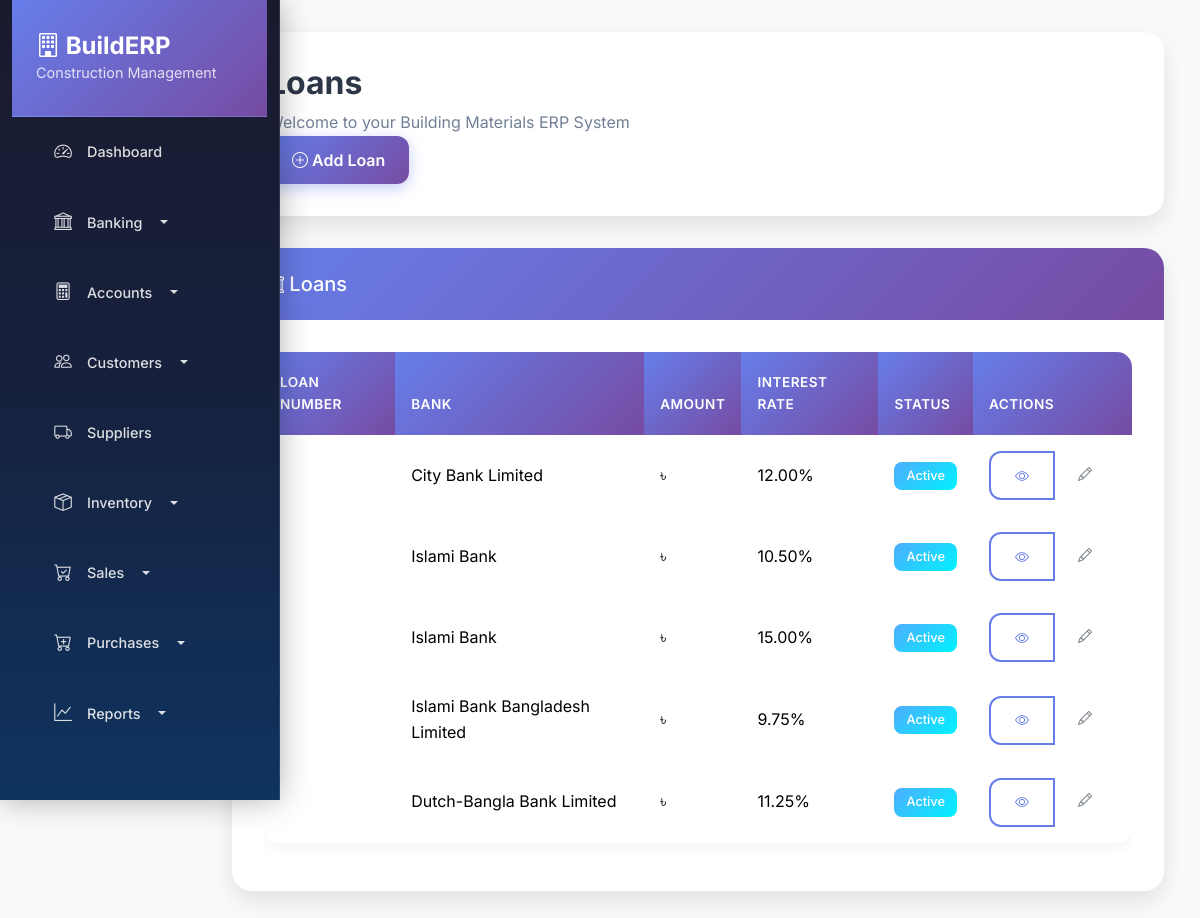
/accounting/loans/, run on the app's committed database.
### accounting/models.py (models this page shows, shortened)
class Loan(models.Model):
    LOAN_STATUS = [
        ('active', 'Active'),
        ('closed', 'Closed'),
    ]
    deal_number = models.CharField(max_length=50, unique=True)
    bank_account = models.ForeignKey(BankAccount, on_delete=models.CASCADE)
    principal_amount = models.DecimalField(max_digits=15, decimal_places=2)
    interest_rate = models.DecimalField(max_digits=5, decimal_places=2)
    loan_date = models.DateField()
    maturity_date = models.DateField()
    status = models.CharField(max_length=20, choices=LOAN_STATUS, default='active')
    total_interest_paid = models.DecimalField(max_digits=15, decimal_places=2, default=0)
    total_principal_paid = models.DecimalField(max_digits=15, decimal_places=2, default=0)
    created_at = models.DateTimeField(auto_now_add=True)
    updated_at = models.DateTimeField(auto_now=True)
    class Meta:
        verbose_name = "Loan"
        verbose_name_plural = "Loans"

class BankAccount(models.Model):
    name = models.CharField(max_length=100)
    account_number = models.CharField(max_length=50)
    bank_name = models.CharField(max_length=100)
    branch = models.CharField(max_length=100, blank=True)
    opening_balance = models.DecimalField(max_digits=15, decimal_places=2, default=0)
    current_balance = models.DecimalField(max_digits=15, decimal_places=2, default=0)
    is_active = models.BooleanField(default=True)
    created_at = models.DateTimeField(auto_now_add=True)
    updated_at = models.DateTimeField(auto_now=True)
    class Meta:
        verbose_name = "Bank Account"
        verbose_name_plural = "Bank Accounts"

### accounting/views.py (the view)
# urls.py: path('loans/', views.LoanListView.as_view(), name='loan_list'),
class LoanListView(ListView):
    model = Loan
    template_name = 'accounting/loan_list.html'
    context_object_name = 'loans'

### templates/accounting/loan_list.html (shortened to what this page needs)
{% extends 'base.html' %}
{% block page_title %}Loans{% endblock %}
{% block page_actions %}
<div class="btn-group">
    <a href="{% url 'accounting:loan_create' %}" class="btn btn-primary">
        <i class="bi bi-plus-circle"></i> Add Loan
    </a>
</div>
{% endblock %}
{% block content %}
<div class="row">
    <div class="col-12">
        <div class="card">
            <div class="card-header">
                <h5 class="mb-0">
                    <i class="bi bi-bank"></i>
                    Loans
                </h5>
            </div>
            <div class="card-body">
                {% if loans %}
                <div class="table-responsive">
                    <table class="table table-hover">
                        <thead>
                            <tr>
                                <th>Loan Number</th>
                                <th>Bank</th>
                                <th>Amount</th>
                                <th>Interest Rate</th>
                                <th>Status</th>
                                <th>Actions</th>
                            </tr>
                        </thead>
                        <tbody>
                            {% for loan in loans %}
                            <tr>
                                <td>{{ loan.loan_number }}</td>
                                <td>{{ loan.bank_account.bank_name }}</td>
                                <td>৳{{ loan.amount|floatformat:2 }}</td>
                                <td>{{ loan.interest_rate }}%</td>
                                <td>
                                    <span class="badge bg-{% if loan.status == 'active' %}success{% elif loan.status == 'paid' %}primary{% else %}warning{% endif %}">
                                        {{ loan.get_status_display }}
                                    </span>
                                </td>
                                <td>
                                    <div class="btn-group btn-group-sm">
                                        <a href="{% url 'accounting:loan_detail' loan.pk %}" class="btn btn-outline-primary">
                                            <i class="bi bi-eye"></i>
                                        </a>
                                        <a href="{% url 'accounting:loan_edit' loan.pk %}" class="btn btn-outline-secondary">
                                            <i class="bi bi-pencil"></i>
                                        </a>
                                    </div>
                                </td>
                            </tr>
                            {% endfor %}
                        </tbody>
                    </table>
                </div>
                {% endif %}
            </div>
        </div>
    </div>
</div>
{% endblock %}

### templates/base.html (style rules this page uses)
:root { --primary-gradient: linear-gradient(135deg, #667eea 0%, #764ba2 100%); --secondary-gradient: linear-gradient(135deg, #f093fb 0%, #f5576c 100%); --success-gradient: linear-gradient(135deg, #4facfe 0%, #00f2fe 100%); --warning-gradient: linear-gradient(135deg, #43e97b 0%, #38f9d7 100%); --danger-gradient: linear-gradient(135deg, #fa709a 0%, #fee140 100%); --dark-gradient: linear-gradient(135deg, #2c3e50 0%, #34495e 100%); --light-bg: #f8fafc; --card-shadow: 0 10px 25px rgba(0, 0, 0, 0.1); --hover-shadow: 0 20px 40px rgba(0, 0, 0, 0.15); --border-radius: 20px; --transition: all 0.3s cubic-bezier(0.4, 0, 0.2, 1); }
* { font-family: 'Inter', sans-serif; }
body { background: var(--light-bg); overflow-x: hidden; line-height: 1.6; }
.card { border: none; border-radius: var(--border-radius); box-shadow: var(--card-shadow); transition: var(--transition); background: white; overflow: hidden; position: relative; }
.card-header { background: var(--primary-gradient); color: white; border: none; padding: 1.5rem 2rem; border-radius: var(--border-radius) var(--border-radius) 0 0; font-weight: 600; font-size: 1.1rem; }
.card-body { padding: 2rem; }
.btn { border-radius: 12px; padding: 0.75rem 1.5rem; font-weight: 600; transition: var(--transition); border: none; position: relative; overflow: hidden; text-transform: none; }
.btn-primary { background: var(--primary-gradient); box-shadow: 0 4px 15px rgba(102, 126, 234, 0.4); }
.btn-outline-primary { border: 2px solid #667eea; color: #667eea; background: transparent; }
.table { border-radius: 15px; overflow: hidden; box-shadow: 0 4px 15px rgba(0, 0, 0, 0.05); background: white; }
.table thead th { background: var(--primary-gradient); color: white; border: none; padding: 1.25rem 1rem; font-weight: 600; text-transform: uppercase; font-size: 0.85rem; letter-spacing: 0.5px; }
.table tbody tr { transition: var(--transition); }
.table tbody td { padding: 1rem; border: none; vertical-align: middle; }
.badge { border-radius: 8px; padding: 0.5rem 0.75rem; font-weight: 500; font-size: 0.8rem; }
.badge.bg-success { background: var(--success-gradient) !important; }
.table th { background-color: #f8f9fa; border-top: none; }

### data on the page
Loan: bank_account.bank_name "City Bank Limited", interest_rate "12.00", status "Active"
Loan: bank_account.bank_name "Islami Bank", interest_rate "10.50", status "Active"
Loan: bank_account.bank_name "Islami Bank", interest_rate "15.00", status "Active"
Loan: bank_account.bank_name "Islami Bank Bangladesh Limited", interest_rate "9.75", status "Active"
Loan: bank_account.bank_name "Dutch-Bangla Bank Limited", interest_rate "11.25", status "Active"
